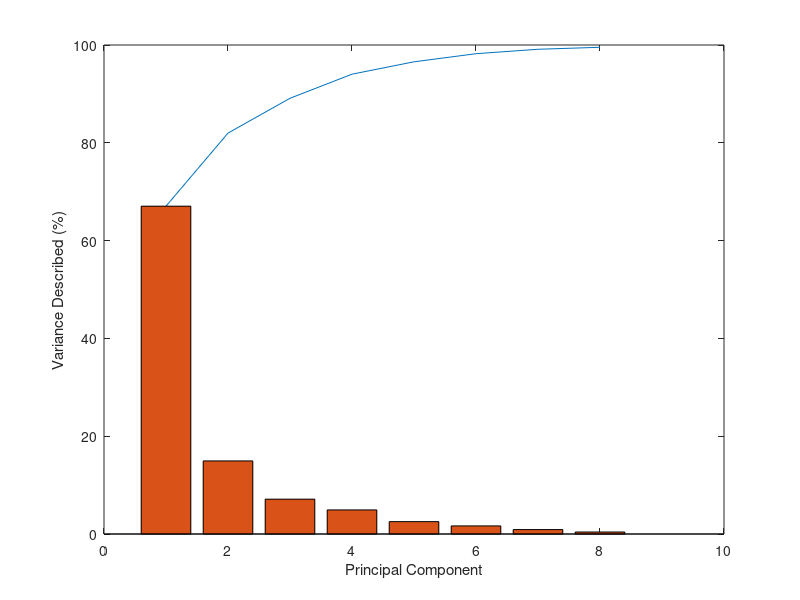

Here is the MATLAB script that generated this plot:
clear all;

load data/eth_eigenvalues.dat;

data = eth_eigenvalues;

dim_data = size(data, 1);

% Swap to get the order correct.
data_swap = ones(dim_data, 1);


for i = 1 : dim_data
    data_swap(i) = data(dim_data - i + 1);
end

% Here we put the amount that each principal component counts towards the
% total variance of the data.
variance_percent = ones(dim_data, 1);

SUM = 0;
for i = 1 : dim_data
    SUM = SUM + data_swap(i);
end

for i = 1 : dim_data
    variance_percent(i) = 100 * (data_swap(i) / SUM); 
end

cumulative_variance_percent = ones(dim_data, 1);
cumulative_variance_percent(1) = variance_percent(1);

for i = 2 : dim_data
    cumulative_variance_percent(i) = variance_percent(i) + cumulative_variance_percent(i-1);
end

save data/eth_variance_cum_frequency.dat cumulative_variance_percent -ascii;

% Next, we draw the scree plot.

y1 = ones(8, 1);

for i = 1 : 8
    y1(i) = variance_percent(i);
end

y2 = ones(8, 1);

for i = 1 : 8
    y2(i) = cumulative_variance_percent(i);
end

x = 1 : 1 : 8;
figure;
plot(x, y2);
xlabel('Principal Component');
ylabel('Variance Described (%)');

hold on;
bar(y1)

print figures/scree_plot.scree.eps -depsc 

disp(cumulative_variance_percent(4))